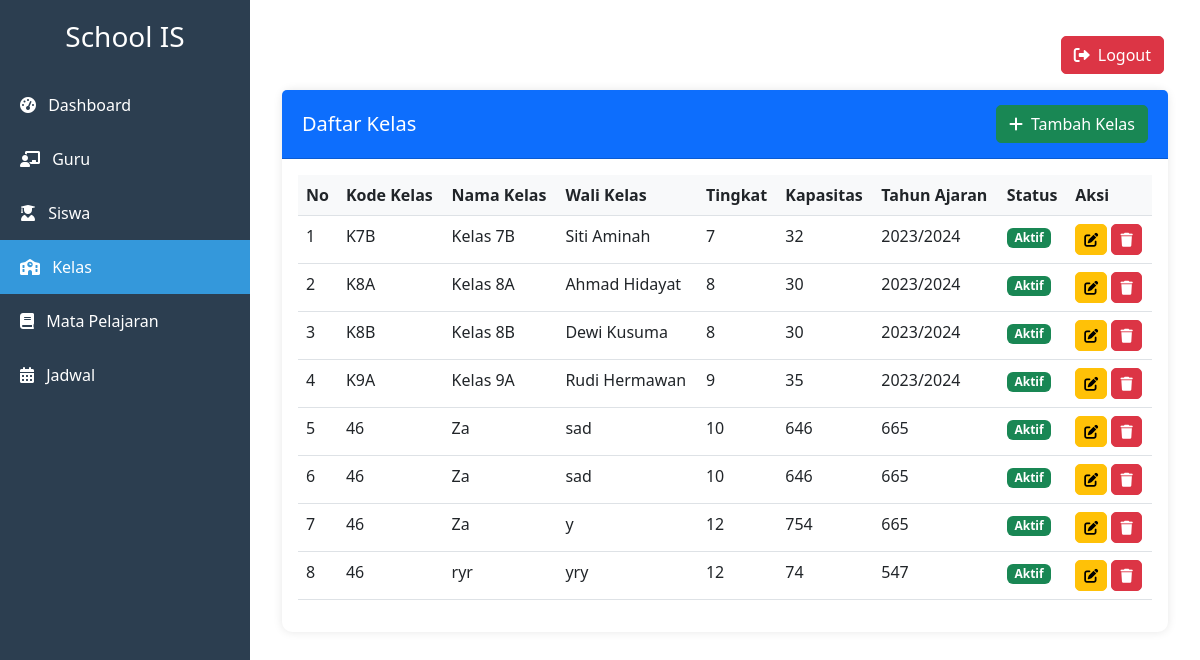
The app's page /datakelas.php with its own data.
### tables this page shows
CREATE TABLE `kelas` (
  `id` int(11) NOT NULL,
  `kode_kelas` varchar(10) NOT NULL,
  `nama_kelas` varchar(50) NOT NULL,
  `wali_kelas` varchar(100) NOT NULL,
  `tingkat` varchar(10) NOT NULL,
  `kapasitas` int(11) NOT NULL,
  `tahun_ajaran` varchar(20) NOT NULL,
  `status` enum('Aktif','Tidak Aktif') DEFAULT 'Aktif'
);

### datakelas.php (the view, shortened to what this page needs)
<?php
include 'koneksi/config.php';
$query = "SELECT * FROM kelas";
$result = mysqli_query($conn, $query);
?>
<!DOCTYPE html>
<html lang="en">
<head>
    <link href="https://cdn.jsdelivr.net/npm/bootstrap@5.3.0/dist/css/bootstrap.min.css" rel="stylesheet">
    <link rel="stylesheet" href="https://cdnjs.cloudflare.com/ajax/libs/font-awesome/6.0.0/css/all.min.css">
</head>
<body>
<div class="d-flex">
    <div class="sidebar">
        <h3 class="text-center mb-4">School IS</h3>
        <ul class="nav flex-column">
            <li class="nav-item">
                <a href="dashboard.php" class="nav-link">
                    <i class="fas fa-tachometer-alt me-2"></i> Dashboard
                </a>
            </li>
            <li class="nav-item">
                <a href="daftarguru.php" class="nav-link">
                    <i class="fas fa-chalkboard-teacher me-2"></i> Guru
                </a>
            </li>
            <li class="nav-item">
                <a href="daftarsiswa.php" class="nav-link">
                    <i class="fas fa-user-graduate me-2"></i> Siswa
                </a>
            </li>
            <li class="nav-item">
                <a href="datakelas.php" class="nav-link active">
                    <i class="fas fa-school me-2"></i> Kelas
                </a>
            </li>
            <li class="nav-item">
                <a href="pelajaran.php" class="nav-link">
                    <i class="fas fa-book me-2"></i> Mata Pelajaran
                </a>
            </li>
            <li class="nav-item">
                <a href="jadwal.php" class="nav-link">
                    <i class="fas fa-calendar-alt me-2"></i> Jadwal
                </a>
            </li>
        </ul>
    </div>
       <div class="content w-100">
        <nav class="navbar justify-content-end p-3">
            <a href="logout.php" class="btn btn-danger">
                <i class="fas fa-sign-out-alt me-2"></i>Logout
            </a>
        </nav>
        <div class="container-fluid">
            <div class="card">
                <div class="card-header bg-primary text-white d-flex justify-content-between align-items-center">
                    <h5 class="mb-0">Daftar Kelas</h5>
                    <a href="kelas/tambahkelas.php" class="btn btn-success">
                        <i class="fas fa-plus me-2"></i>Tambah Kelas
                    </a>
                </div>
                <div class="card-body">
                    <div class="table-responsive">
                        <table class="table table-hover">
                            <thead>
                                <tr>
                                    <th>No</th>
                                    <th>Kode Kelas</th>
                                    <th>Nama Kelas</th>
                                    <th>Wali Kelas</th>
                                    <th>Tingkat</th>
                                    <th>Kapasitas</th>
                                    <th>Tahun Ajaran</th>
                                    <th>Status</th>
                                    <th>Aksi</th>
                                </tr>
                            </thead>
                            <tbody>
                                <?php
                                $no = 1;
                                while($row = mysqli_fetch_assoc($result)) {
                                ?>
                                <tr>
                                    <td><?php echo $no++; ?></td>
                                    <td><?php echo $row['kode_kelas']; ?></td>
                                    <td><?php echo $row['nama_kelas']; ?></td>
                                    <td><?php echo $row['wali_kelas']; ?></td>
                                    <td><?php echo $row['tingkat']; ?></td>
                                    <td><?php echo $row['kapasitas']; ?></td>
                                    <td><?php echo $row['tahun_ajaran']; ?></td>
                                    <td>
                                        <span class="badge <?php echo $row['status'] == 'Aktif' ? 'bg-success' : 'bg-danger'; ?>">
                                            <?php echo $row['status']; ?>
                                        </span>
                                    </td>
                                    <td>
                                        <a href="kelas/editkelas.php?id=<?php echo $row['id']; ?>" class="btn btn-warning btn-sm">
                                            <i class="fas fa-edit"></i>
                                        </a>
                                        <a href="kelas/hapuskelas.php?id=<?php echo $row['id']; ?>" class="btn btn-danger btn-sm" onclick="return confirm('Yakin ingin menghapus data ini?')">
                                            <i class="fas fa-trash"></i>
                                        </a>
                                    </td>
                                </tr>
                                <?php } ?>
                            </tbody>
                        </table>
                    </div>
                </div>
            </div>
        </div>
    </div>
</div>
</body>
</html>

### datakelas.php (style rules this page uses)
.sidebar { height: 100vh; position: fixed; top: 0; left: 0; width: 250px; background-color: #2c3e50; padding-top: 20px; color: white; }
.content { margin-left: 250px; padding: 20px; }
.nav-link { color: white; padding: 15px 20px; transition: all 0.3s; }
.nav-link.active { background-color: #3498db; }
.card { border: none; border-radius: 10px; box-shadow: 0 0 10px rgba(0,0,0,0.1); }
.card-header { border-radius: 10px 10px 0 0; padding: 15px 20px; }
.btn { border-radius: 5px; }
.table th { background-color: #f8f9fa; }

### records on screen
kelas: kode_kelas "K7B", nama_kelas "Kelas 7B", wali_kelas "Siti Aminah", tingkat "7", kapasitas "32", tahun_ajaran "2023/2024", status "Aktif"
kelas: kode_kelas "K8A", nama_kelas "Kelas 8A", wali_kelas "Ahmad Hidayat", tingkat "8", kapasitas "30", tahun_ajaran "2023/2024", status "Aktif"
kelas: kode_kelas "K8B", nama_kelas "Kelas 8B", wali_kelas "Dewi Kusuma", tingkat "8", kapasitas "30", tahun_ajaran "2023/2024", status "Aktif"
kelas: kode_kelas "K9A", nama_kelas "Kelas 9A", wali_kelas "Rudi Hermawan", tingkat "9", kapasitas "35", tahun_ajaran "2023/2024", status "Aktif"
kelas: kode_kelas "46", nama_kelas "Za", wali_kelas "sad", tingkat "10", kapasitas "646", tahun_ajaran "665", status "Aktif"
kelas: kode_kelas "46", nama_kelas "Za", wali_kelas "sad", tingkat "10", kapasitas "646", tahun_ajaran "665", status "Aktif"
kelas: kode_kelas "46", nama_kelas "Za", wali_kelas "y", tingkat "12", kapasitas "754", tahun_ajaran "665", status "Aktif"
kelas: kode_kelas "46", nama_kelas "ryr", wali_kelas "yry", tingkat "12", kapasitas "74", tahun_ajaran "547", status "Aktif"
